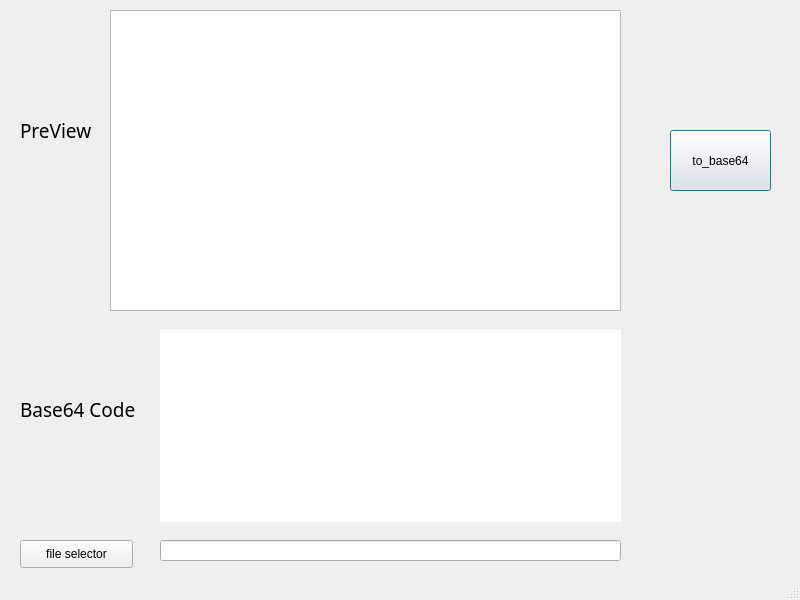
<?xml version="1.0" encoding="UTF-8"?>
<ui version="4.0">
 <class>MainWindow</class>
 <widget class="QMainWindow" name="MainWindow">
  <property name="geometry">
   <rect>
    <x>0</x>
    <y>0</y>
    <width>800</width>
    <height>600</height>
   </rect>
  </property>
  <property name="windowTitle">
   <string>MainWindow</string>
  </property>
  <property name="animated">
   <bool>true</bool>
  </property>
  <property name="documentMode">
   <bool>true</bool>
  </property>
  <property name="tabShape">
   <enum>QTabWidget::Triangular</enum>
  </property>
  <widget class="QWidget" name="centralwidget">
   <widget class="QWidget" name="verticalLayoutWidget">
    <property name="geometry">
     <rect>
      <x>110</x>
      <y>10</y>
      <width>511</width>
      <height>301</height>
     </rect>
    </property>
    <layout class="QVBoxLayout" name="verticalLayout">
     <item>
      <widget class="QGraphicsView" name="graphicsView">
       <property name="baseSize">
        <size>
         <width>800</width>
         <height>0</height>
        </size>
       </property>
      </widget>
     </item>
    </layout>
   </widget>
   <widget class="QPushButton" name="pushButton">
    <property name="geometry">
     <rect>
      <x>670</x>
      <y>130</y>
      <width>101</width>
      <height>61</height>
     </rect>
    </property>
    <property name="text">
     <string>to_base64</string>
    </property>
    <property name="checkable">
     <bool>false</bool>
    </property>
    <property name="autoDefault">
     <bool>true</bool>
    </property>
    <property name="default">
     <bool>true</bool>
    </property>
    <property name="flat">
     <bool>false</bool>
    </property>
   </widget>
   <widget class="QTextBrowser" name="textBrowser">
    <property name="geometry">
     <rect>
      <x>160</x>
      <y>330</y>
      <width>461</width>
      <height>192</height>
     </rect>
    </property>
    <property name="mouseTracking">
     <bool>false</bool>
    </property>
    <property name="frameShape">
     <enum>QFrame::NoFrame</enum>
    </property>
   </widget>
   <widget class="QLabel" name="label">
    <property name="geometry">
     <rect>
      <x>20</x>
      <y>100</y>
      <width>81</width>
      <height>61</height>
     </rect>
    </property>
    <property name="font">
     <font>
      <family>Adobe Caslon Pro</family>
      <pointsize>14</pointsize>
     </font>
    </property>
    <property name="text">
     <string>PreView</string>
    </property>
   </widget>
   <widget class="QLabel" name="label_2">
    <property name="geometry">
     <rect>
      <x>20</x>
      <y>390</y>
      <width>141</width>
      <height>39</height>
     </rect>
    </property>
    <property name="font">
     <font>
      <family>Adobe Caslon Pro</family>
      <pointsize>14</pointsize>
     </font>
    </property>
    <property name="text">
     <string>Base64 Code</string>
    </property>
   </widget>
   <widget class="QLineEdit" name="lineEdit">
    <property name="geometry">
     <rect>
      <x>160</x>
      <y>540</y>
      <width>461</width>
      <height>21</height>
     </rect>
    </property>
   </widget>
   <widget class="QPushButton" name="pushButton_2">
    <property name="geometry">
     <rect>
      <x>20</x>
      <y>540</y>
      <width>113</width>
      <height>28</height>
     </rect>
    </property>
    <property name="text">
     <string>file selector</string>
    </property>
    <property name="checkable">
     <bool>false</bool>
    </property>
    <property name="autoDefault">
     <bool>false</bool>
    </property>
    <property name="default">
     <bool>false</bool>
    </property>
    <property name="flat">
     <bool>false</bool>
    </property>
   </widget>
  </widget>
  <widget class="QStatusBar" name="statusbar"/>
 </widget>
 <resources/>
 <connections/>
</ui>
